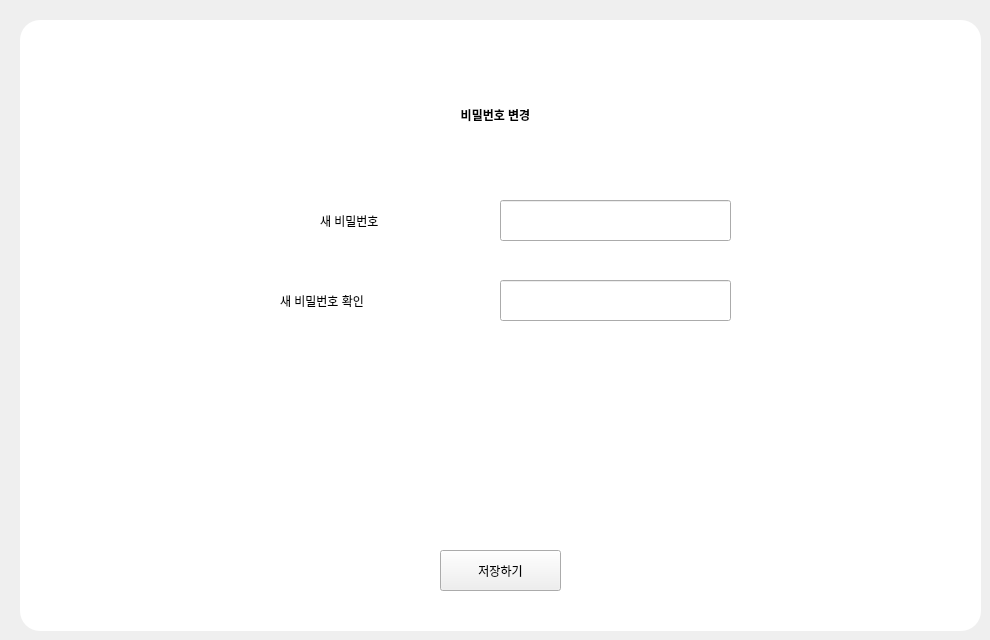
   <widget class="QWidget" name="page_4">
    <widget class="QLabel" name="label_13">
     <property name="geometry">
      <rect>
       <x>20</x>
       <y>20</y>
       <width>961</width>
       <height>611</height>
      </rect>
     </property>
     <property name="styleSheet">
      <string notr="true">border-radius:20px;
background-color:rgb(255, 255, 255)</string>
     </property>
     <property name="text">
      <string/>
     </property>
    </widget>
    <widget class="QLabel" name="label">
     <property name="geometry">
      <rect>
       <x>390</x>
       <y>90</y>
       <width>211</width>
       <height>51</height>
      </rect>
     </property>
     <property name="styleSheet">
      <string notr="true">font: 29 20pt &quot;Noto Sans CJK HK DemiLight&quot;;
background-color: rgb(255, 255, 255);</string>
     </property>
     <property name="text">
      <string>&lt;html&gt;&lt;head/&gt;&lt;body&gt;&lt;p align=&quot;center&quot;&gt;&lt;span style=&quot; font-weight:600;&quot;&gt;비밀번호 변경&lt;/span&gt;&lt;/p&gt;&lt;/body&gt;&lt;/html&gt;</string>
     </property>
    </widget>
    <widget class="QLabel" name="label_10">
     <property name="geometry">
      <rect>
       <x>320</x>
       <y>210</y>
       <width>131</width>
       <height>22</height>
      </rect>
     </property>
     <property name="styleSheet">
      <string notr="true">font: 29 16pt &quot;Noto Sans CJK HK DemiLight&quot;;
background-color: rgb(255, 255, 255);</string>
     </property>
     <property name="text">
      <string>새 비밀번호</string>
     </property>
    </widget>
    <widget class="QLabel" name="label_12">
     <property name="geometry">
      <rect>
       <x>280</x>
       <y>290</y>
       <width>161</width>
       <height>22</height>
      </rect>
     </property>
     <property name="styleSheet">
      <string notr="true">background-color: rgb(255, 255, 255);
font: 29 16pt &quot;Noto Sans CJK HK DemiLight&quot;;</string>
     </property>
     <property name="text">
      <string>새 비밀번호 확인</string>
     </property>
    </widget>
    <widget class="QPushButton" name="pushButton_3">
     <property name="geometry">
      <rect>
       <x>440</x>
       <y>550</y>
       <width>121</width>
       <height>41</height>
      </rect>
     </property>
     <property name="styleSheet">
      <string notr="true">font: 29 16pt &quot;Noto Sans CJK HK DemiLight&quot;;</string>
     </property>
     <property name="text">
      <string>저장하기</string>
     </property>
    </widget>
    <widget class="QLineEdit" name="lineEdit_3">
     <property name="geometry">
      <rect>
       <x>500</x>
       <y>200</y>
       <width>231</width>
       <height>41</height>
      </rect>
     </property>
     <property name="styleSheet">
      <string notr="true">font: 29 14pt &quot;Noto Sans CJK HK DemiLight&quot;;</string>
     </property>
     <property name="echoMode">
      <enum>QLineEdit::Password</enum>
     </property>
    </widget>
    <widget class="QLineEdit" name="lineEdit_4">
     <property name="geometry">
      <rect>
       <x>500</x>
       <y>280</y>
       <width>231</width>
       <height>41</height>
      </rect>
     </property>
     <property name="styleSheet">
      <string notr="true">font: 29 14pt &quot;Noto Sans CJK HK DemiLight&quot;;</string>
     </property>
     <property name="echoMode">
      <enum>QLineEdit::Password</enum>
     </property>
    </widget>
   </widget>
